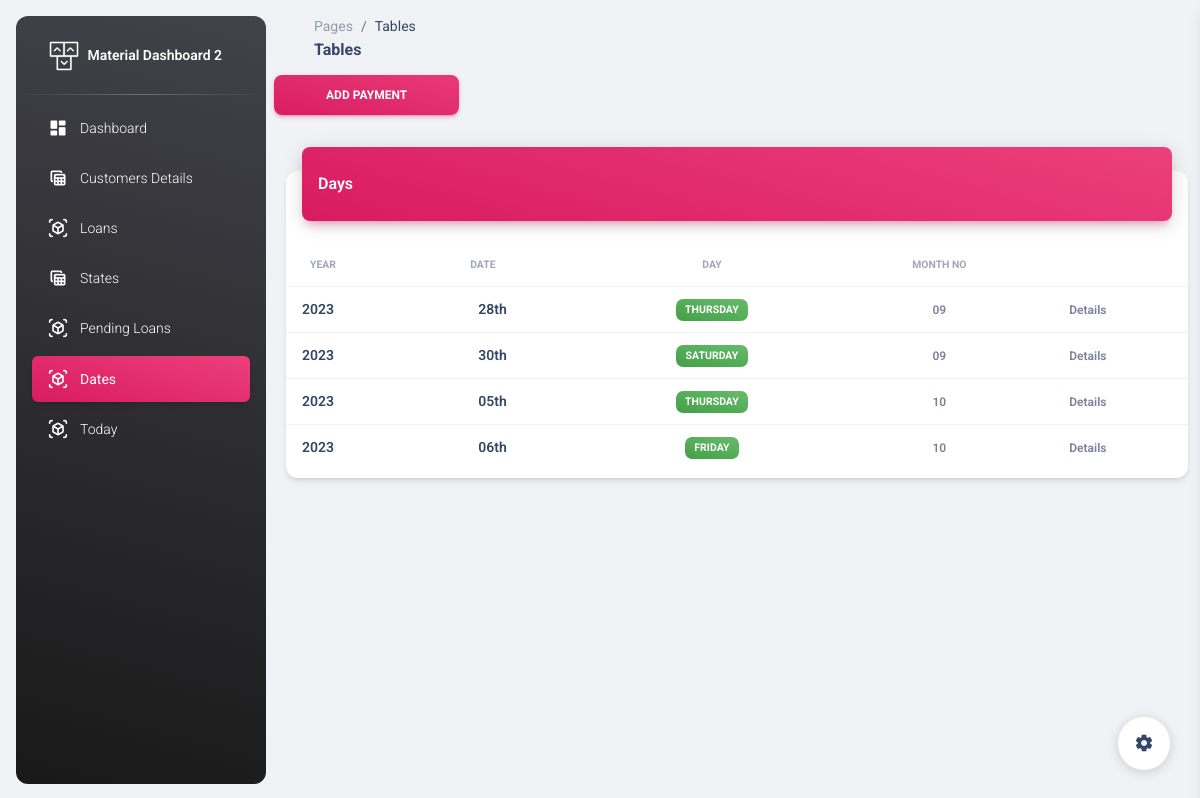
The page /administration/dates/ (signed in) on the database as committed earlier.
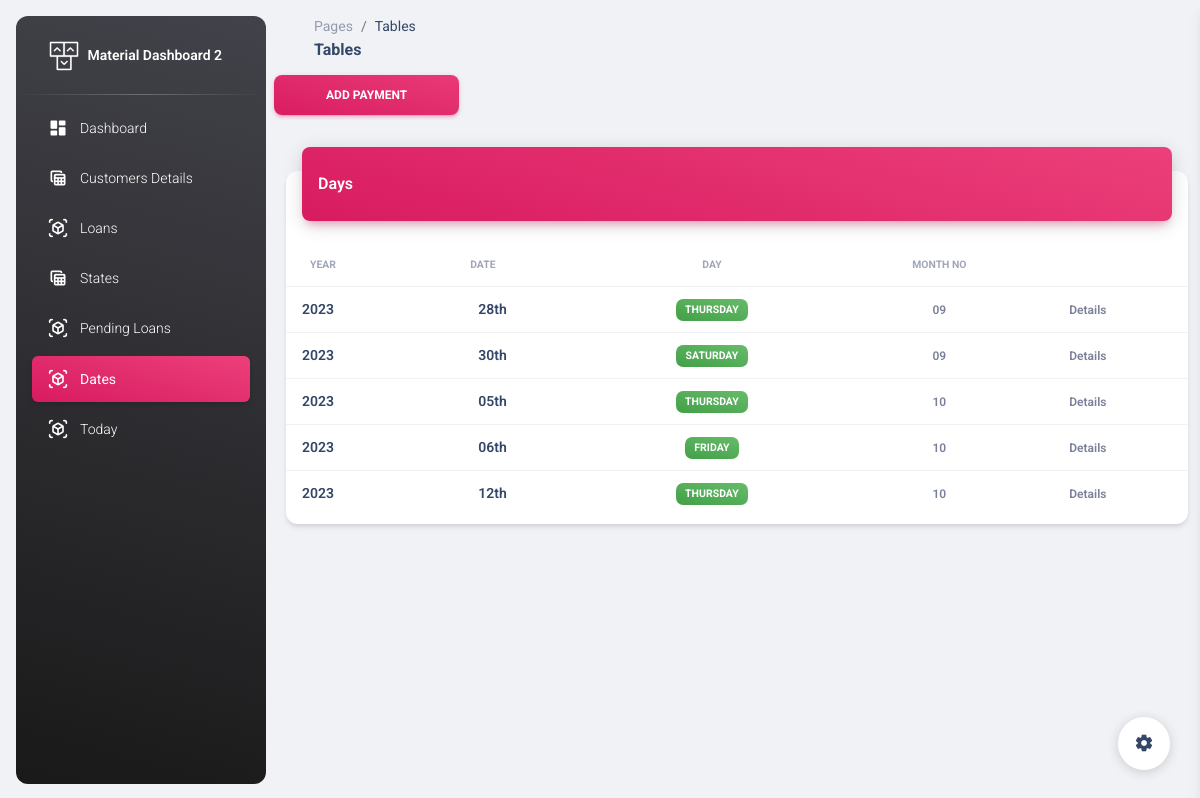
The same page on the database as committed later.
### administration/models.py (models this page shows)
class PaymentDay(models.Model):
    payment_date=models.DateField()

### administration/views.py (the view)
# urls.py: path("dates/",dates,name="dates"),
@login_required
def dates(request):
    day=PaymentDay.objects.all()
    context = {
        'days': day,
    }
    return render(request,"administration/dates.html",context)

### administration/templates/administration/dates.html (shortened to what the changed rows need)
<!DOCTYPE html>
<html lang="en">
  {% load static %}
<head>
  <link href="{% static 'administration/assets/css/nucleo-icons.css'%}" rel="stylesheet" />
  <link href="{% static 'administration/assets/css/nucleo-svg.css'%}" rel="stylesheet" />
  <link id="pagestyle" href="{% static 'administration/assets/css/material-dashboard.css'%}" rel="stylesheet" />
</head>
<body class="g-sidenav-show  bg-gray-200">
  <main class="main-content position-relative max-height-vh-100 h-100 border-radius-lg ">
    <a href="{% url 'payment'%}"><button class="btn bg-gradient-primary w-20  mb-2" type="button" onclick="{% url 'payment'%}">Add Payment</button><a/>
    <div class="container-fluid py-4">
      <div class="row">
        <div class="col-12">
          <div class="card my-4">
            <div class="card-body px-0 pb-2">
              <div class="table-responsive p-0">
                <table class="table align-items-center mb-0">
                  <thead>
                    <tr>
                      <th class="text-uppercase text-secondary text-xxs font-weight-bolder opacity-7">Year</th>
                      <th class="text-uppercase text-secondary text-xxs font-weight-bolder opacity-7 ps-2">Date</th>
                      <th class="text-center text-uppercase text-secondary text-xxs font-weight-bolder opacity-7">Day</th>
                      <th class="text-center text-uppercase text-secondary text-xxs font-weight-bolder opacity-7">Month No</th>
                      <th class="text-secondary opacity-7"></th>
                    </tr>
                  </thead>
                  <tbody>
                    {% for day in days%}
                    <tr>
                      <td>
                        <div class="d-flex px-2 py-1">
                          <div class="d-flex flex-column justify-content-center">
                            <h6 class="mb-0 text-sm">{{day.payment_date.year}}</h6>
                          </div>
                        </div>
                      </td>
                      <td>
                        <div class="d-flex px-2 py-1">
                          <div class="d-flex flex-column justify-content-center">
                            <h6 class="mb-0 text-sm">{{ day.payment_date|date:"d" }}th</h6>
                          </div>
                        </div>
                      </td>
                      <td class="align-middle text-center text-sm">
                        <span class="badge badge-sm bg-gradient-success">{{ day.payment_date|date:"l" }}</span>
                      </td>
                      <td class="align-middle text-center">
                        <span class="text-secondary text-xs font-weight-bold">{{ day.payment_date|date:"m" }}</span>
                      </td>
                      <td class="align-middle">
                        <a href="{% url 'payment_day_details' day.id %}" class="text-secondary font-weight-bold text-xs" data-toggle="tooltip" data-original-title="Edit user">
                          Details
                        </a>
                      </td>
                    </tr>
                    {% endfor %}
                  </tbody>
                </table>
              </div>
            </div>
          </div>
        </div>
      </div>
    </div>
  </main>
</body>
</html>

Rows that differ between the two databases and show on the page:
added PaymentDay: payment_date.year "2023", payment_date "12", payment_date "THURSDAY", payment_date "10"
